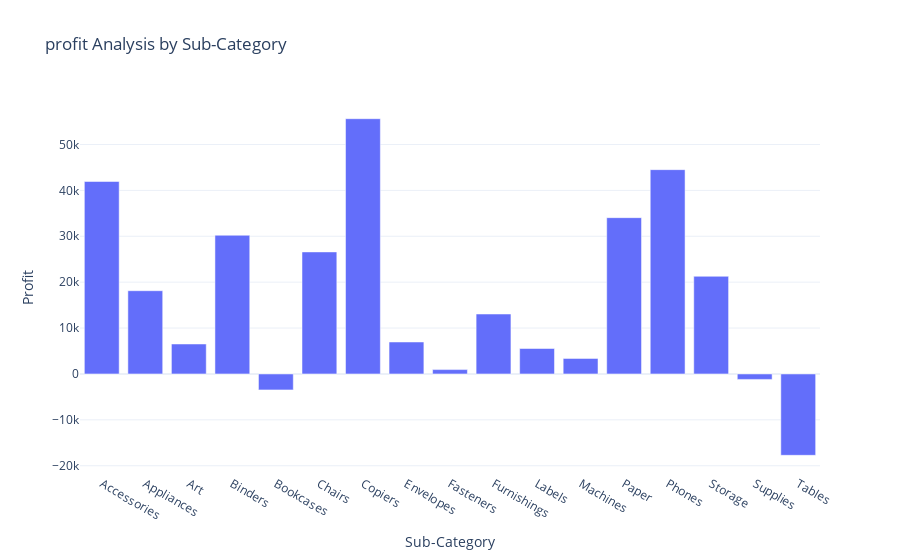

Notebook code for this chart:
### Code cell
fig=px.bar(profit_by_subcategory, x='Sub-Category', y='Profit', title='profit Analysis by Sub-Category')
fig.show()

### Figure 1 — Plotly figure (JSON) as saved in the notebook; plotly's stock layout.template omitted (floating-point values rounded to 4 significant figures)
{"data": [{"alignmentgroup": "True", "hovertemplate": "Sub-Category=%{x}<br>Profit=%{y}<extra></extra>", "legendgroup": "", "marker": {"color": "#636efa", "pattern": {"shape": ""}}, "name": "", "offsetgroup": "", "orientation": "v", "showlegend": false, "textposition": "auto", "type": "bar", "x": ["Accessories", "Appliances", "Art", "Binders", "Bookcases", "Chairs", "Copiers", "Envelopes", "Fasteners", "Furnishings", "Labels", "Machines", "Paper", "Phones", "Storage", "Supplies", "Tables"], "xaxis": "x", "y": [41940.0, 18140.0, 6528.0, 30220.0, -3473.0, 26590.0, 55620.0, 6964.0, 949.5, 13060.0, 5546.0, 3385.0, 34050.0, 44520.0, 21280.0, -1189.0, -17730.0], "yaxis": "y"}], "layout": {"autosize": true, "barmode": "relative", "legend": {"tracegroupgap": 0}, "title": {"text": "profit Analysis by Sub-Category"}, "xaxis": {"anchor": "y", "autorange": true, "domain": [0, 1], "range": [-0.5, 16.5], "title": {"text": "Sub-Category"}, "type": "category"}, "yaxis": {"anchor": "x", "autorange": true, "domain": [0, 1], "range": [-21800.0, 59690.0], "title": {"text": "Profit"}, "type": "linear"}}}
